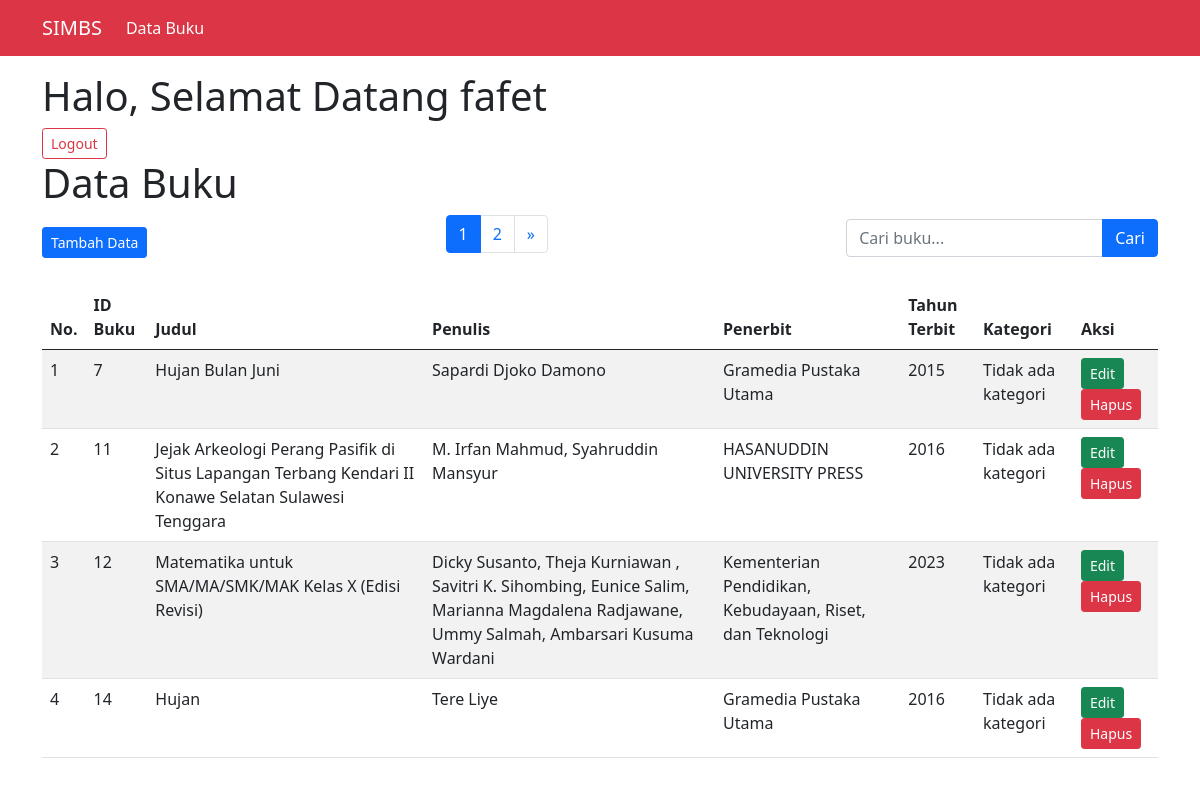
/index.php (signed in), run on the app's committed database.
### tables this page shows
CREATE TABLE `buku` (
  `id_buku` int(100) NOT NULL,
  `judul` varchar(255) NOT NULL,
  `penulis` varchar(255) NOT NULL,
  `penerbit` varchar(255) NOT NULL,
  `tahun_terbit` year(4) NOT NULL,
  `id_kategori` int(11) DEFAULT NULL
);

### function.php (called while the page is built, shortened)
<?php
$conn = mysqli_connect("localhost", "root", "", "ujikom");
function query($query)
{
    global $conn;
    $result = mysqli_query($conn, $query);
    $rows = [];
    while ($row = mysqli_fetch_assoc($result)) {
        $rows[] = $row;
    }
    return $rows;
}
?>

### index.php (the view, shortened to what this page needs)
<?php
require("function.php");
$jumlahDataPerHalaman = 4;
$halamanAktif = (isset($_GET["halaman"])) ? (int)$_GET["halaman"] : 1;
$awalData = ($jumlahDataPerHalaman * $halamanAktif) - $jumlahDataPerHalaman;
$keyword = isset($_POST['keyword']) ? trim($_POST['keyword']) : '';
if($keyword != '') {
    $data_buku = search_data($keyword);
    $jumlahData = count($data_buku);
} else {
    $data_buku = query("
    SELECT b.*, k.nama_kategori
    FROM buku b
    LEFT JOIN kategori k ON b.id_kategori = k.id_kategori
    LIMIT $awalData, $jumlahDataPerHalaman
");
    $jumlahData = count(query("SELECT b.*, k.nama_kategori
                              FROM buku b
                              LEFT JOIN kategori k ON b.id_kategori = k.id_kategori"));
}
$jumlahHalaman = ceil($jumlahData / $jumlahDataPerHalaman);
$param_url = $keyword ? "&keyword=" . urlencode($keyword) : "";
?>
<!DOCTYPE html>
<html lang="en">
<head>
    <link href="https://cdn.jsdelivr.net/npm/bootstrap@5.0.2/dist/css/bootstrap.min.css" rel="stylesheet">
</head>
<body>
    <nav class="navbar navbar-expand-lg navbar-light bg-danger">
        <div class="container">
            <a class="navbar-brand text-white" href="#"> SIMBS </a>
            <div class="collapse navbar-collapse" id="navbarSupportedContent">
                <ul class="navbar-nav me-auto mb-2 mb-lg-0">
                    <li class="nav-item">
                        <a class="nav-link active text-white" href="#">Data Buku</a>
                    </li>
                </ul>
            </div>
        </div>
    </nav>
    <section class="p-3">
        <div class="container">
            <h1>Halo, Selamat Datang <?= $_SESSION['username'] ?></h1>
            <a href="logout.php" class="btn btn-outline-danger btn-sm">Logout</a>
            <h1>Data Buku</h1>
            <div class="d-flex justify-content-between align-items-center mb-3">
                <a href="tambah_data.php">
                    <button class="btn btn-primary btn-sm">Tambah Data</button>
                </a>
                <nav aria-label="Page navigation example">
                    <ul class="pagination">
                        <?php for ($i = 1; $i <= $jumlahHalaman; $i++) : ?>
                            <?php if ($i == $halamanAktif) : ?>
                                <li class="page-item active">
                                    <a class="page-link" href="?halaman=<?= $i ?><?= $param_url ?>"><?= $i ?></a>
                                </li>
                            <?php else : ?>
                                <li class="page-item">
                                    <a class="page-link" href="?halaman=<?= $i ?><?= $param_url ?>"><?= $i ?></a>
                                </li>
                            <?php endif; ?>
                        <?php endfor; ?>
                        <?php if ($halamanAktif < $jumlahHalaman) : ?>
                            <li class="page-item">
                                <a class="page-link" href="?halaman=<?= $halamanAktif + 1 ?><?= $param_url ?>">»</a>
                            </li>
                        <?php endif; ?>
                    </ul>
                </nav>
                <form class="mb-2" action="" method="POST">
                    <div class="input-group">
                        <input type="text" class="form-control" name="keyword" value="<?= htmlspecialchars($keyword) ?>"
                               placeholder="Cari buku..." autocomplete="off">
                        <button class="btn btn-primary" type="submit" name="tombol_search">
                            Cari
                        </button>
                    </div>
                </form>
            </div>
            <table class="table table-striped table-hover">
                <thead>
                    <tr>
                        <th>No.</th>
                        <th>ID Buku</th>
                        <th>Judul</th>
                        <th>Penulis</th>
                        <th>Penerbit</th>
                        <th>Tahun Terbit</th>
                        <th>Kategori</th>
                        <th>Aksi</th>
                    </tr>
                </thead>
                <tbody>
                    <?php if(empty($data_buku)): ?>
                        <tr>
                            <td colspan="8" class="text-center">Tidak ada data ditemukan</td>
                        </tr>
                    <?php else: ?>
                        <?php $no = ($halamanAktif - 1) * $jumlahDataPerHalaman + 1; ?>
                        <?php foreach ($data_buku as $data): ?>
                            <tr>
                                <td><?= $no ?></td>
                                <td><?= htmlspecialchars($data['id_buku']) ?></td>
                                <td><?= htmlspecialchars($data['judul']) ?></td>
                                <td><?= htmlspecialchars($data['penulis']) ?></td>
                                <td><?= htmlspecialchars($data['penerbit']) ?></td>
                                <td><?= htmlspecialchars($data['tahun_terbit']) ?></td>
                                <td><?= htmlspecialchars($data['nama_kategori'] ?? 'Tidak ada kategori') ?></td>
                                <td>
                                    <a href="ubah_data.php?id=<?= $data['id_buku'] ?>" class="btn btn-success btn-sm">Edit</a>
                                    <a href="hapus_data.php?id=<?= $data['id_buku'] ?>"
                                       class="btn btn-danger btn-sm"
                                       onclick="return confirm('Yakin hapus data?')">Hapus</a>
                                </td>
                            </tr>
                            <?php $no++; ?>
                        <?php endforeach; ?>
                    <?php endif; ?>
                </tbody>
            </table>
        </div>
    </section>
</body>
</html>

### data on the page
buku: id_buku "7", judul "Hujan Bulan Juni", penulis "Sapardi Djoko Damono", penerbit "Gramedia Pustaka Utama", tahun_terbit "2015", nama_kategori "Tidak ada kategori"
buku: id_buku "11", judul "Jejak Arkeologi Perang Pasifik di Situs Lapangan Terbang Kendari II Konawe Selatan Sulawesi Tenggara", penulis "M. Irfan Mahmud, Syahruddin Mansyur", penerbit "HASANUDDIN UNIVERSITY PRESS", tahun_terbit "2016", nama_kategori "Tidak ada kategori"
buku: id_buku "12", judul "Matematika untuk SMA/MA/SMK/MAK Kelas X (Edisi Revisi)", penulis "Dicky Susanto, Theja Kurniawan , Savitri K. Sihombing, Eunice Salim, Marianna Magdalena Radjawane, Ummy Salmah, Ambarsari Kusuma Wardani", penerbit "Kementerian Pendidikan, Kebudayaan, Riset, dan Teknologi", tahun_terbit "2023", nama_kategori "Tidak ada kategori"
buku: id_buku "14", judul "Hujan", penulis "Tere Liye", penerbit "Gramedia Pustaka Utama", tahun_terbit "2016", nama_kategori "Tidak ada kategori"

### other printed values
$_SESSION['username'] "fafet"
